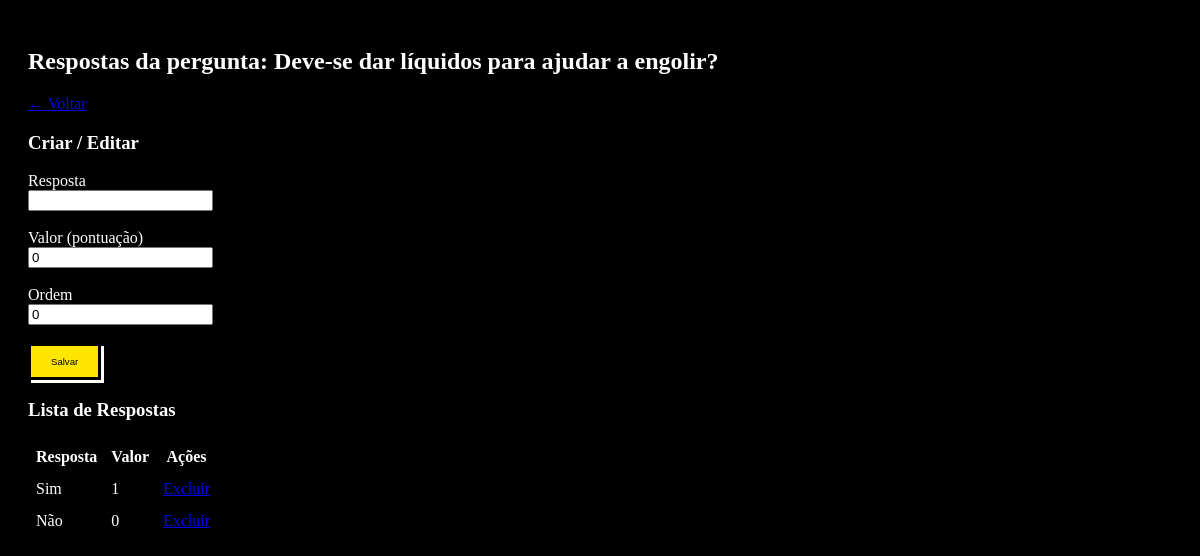
The page /admin/respostas.php?id_questao=2 (signed in) on the database its author committed.
### tables this page shows
CREATE TABLE QUESTOES (
    ID_QUESTAO INT AUTO_INCREMENT PRIMARY KEY,
    ID_QUESTIONARIO INT NOT NULL,
    QUESTAO TEXT NOT NULL,
    TIPO VARCHAR(20) NOT NULL,  
    OBRIGATORIA BOOLEAN DEFAULT TRUE,
    ORDEM INT DEFAULT 0,
    FOREIGN KEY (ID_QUESTIONARIO) REFERENCES QUESTIONARIOS(ID_QUESTIONARIO) ON DELETE CASCADE
);

CREATE TABLE RESPOSTAS (
    ID_RESPOSTA INT AUTO_INCREMENT PRIMARY KEY,
    ID_QUESTAO INT NOT NULL,
    RESPOSTA TEXT NOT NULL,
    VALOR DECIMAL DEFAULT 0,  
    PROX_QUESTAO INT DEFAULT NULL,  
    ORDEM INT DEFAULT 0,
    FOREIGN KEY (ID_QUESTAO) REFERENCES QUESTOES(ID_QUESTAO) ON DELETE CASCADE
);

### admin/respostas.php (the view, shortened to what this page needs)
<?php
$conn = db_connect();
$idq = isset($_GET['id_questao']) ? (int)$_GET['id_questao'] : 0;
$questao = $conn->query('SELECT * FROM QUESTOES WHERE ID_QUESTAO = ' . $idq)->fetch_assoc();
$rows = $conn->query('SELECT * FROM RESPOSTAS WHERE ID_QUESTAO = ' . $idq . ' ORDER BY ORDEM')->fetch_all(MYSQLI_ASSOC);
?>
<!doctype html><html><head><meta charset="utf-8"><title>Respostas</title>
<link rel="stylesheet" href="../public/css/style.css"></head><body style="color:#fff;padding:20px">
  <h2>Respostas da pergunta: <?=htmlspecialchars($questao['QUESTAO'])?></h2>
  <a href="questoes.php?id_questionario=<?= $questao['ID_QUESTIONARIO']?>">← Voltar</a>
  <h3>Criar / Editar</h3>
  <form method="post">
    <label>Resposta<br><input name="resposta" id="resposta" required></label><br><br>
    <label>Valor (pontuação)<br><input name="valor" id="valor" type="number" step="0.1" value="0"></label><br><br>
    <label>Ordem<br><input name="ordem" id="ordem" type="number" value="0"></label><br><br>
    <button class="botao-retro">Salvar</button>
  </form>
  <h3>Lista de Respostas</h3>
  <table border="0" cellpadding="6">
    <tr><th>Resposta</th><th>Valor</th><th>Ações</th></tr>
    <?php foreach($rows as $r): ?>
      <tr>
        <td><?=htmlspecialchars($r['RESPOSTA'])?></td>
        <td><?=htmlspecialchars($r['VALOR'])?></td>
        <td>
          <a href="?delete=<?= $r['ID_RESPOSTA']?>&id_questao=<?= $idq?>" onclick="return confirm('Excluir?')">Excluir</a>
        </td>
      </tr>
    <?php endforeach;?>
  </table>
</body></html>

### public/css/style.css (style rules this page uses)
body { background-color: #000; color: white; font-family: 'Press Start 2P', cursive; }
.botao-retro { display: inline-block; background-color: #FFE600; color: black; font-size: 0.6rem; padding: 10px 20px; border: 3px solid black; box-shadow: 3px 3px 0 white; text-decoration: none; transition: all 0.2s ease-in-out; }

### rows shown on the page
questoes: QUESTAO "Deve-se dar líquidos para ajudar a engolir?"
respostas: RESPOSTA "Sim", VALOR "1"
respostas: RESPOSTA "Não", VALOR "0"
